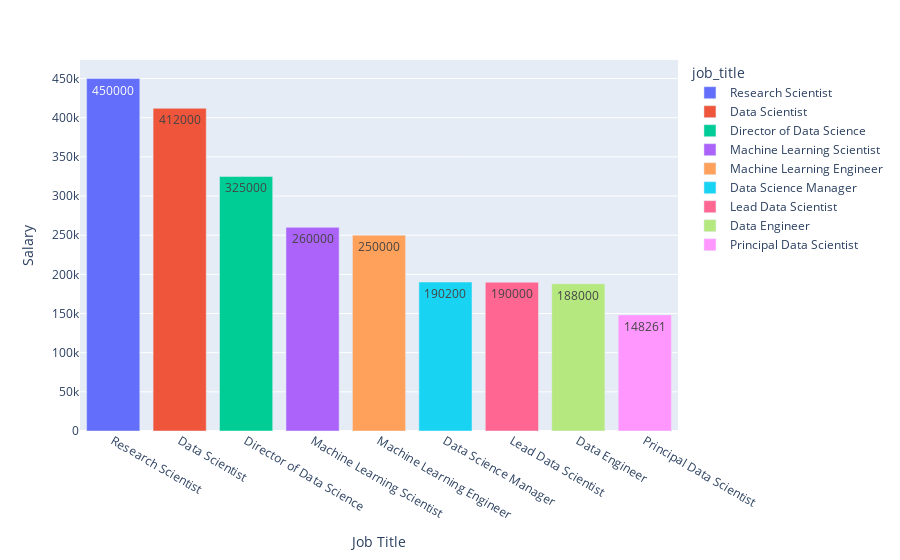

The cell this chart's notebook holds for it:
### Code cell
fig = px.bar(highest_2020.drop_duplicates(subset=["job_title"]), 
                            x="job_title", y="salary_in_usd", 
                            color="job_title", text="salary_in_usd").update_layout(xaxis_title="Job Title", yaxis_title="Salary")
fig

### Figure 1 — Plotly figure (JSON) as saved in the notebook; plotly's stock layout.template omitted (floating-point values rounded to 4 significant figures)
{"data": [{"alignmentgroup": "True", "hovertemplate": "job_title=%{x}<br>salary_in_usd=%{text}<extra></extra>", "legendgroup": "Research Scientist", "marker": {"color": "#636efa", "pattern": {"shape": ""}}, "name": "Research Scientist", "offsetgroup": "Research Scientist", "orientation": "v", "showlegend": true, "text": [450000], "textposition": "auto", "type": "bar", "x": ["Research Scientist"], "xaxis": "x", "y": [450000], "yaxis": "y"}, {"alignmentgroup": "True", "hovertemplate": "job_title=%{x}<br>salary_in_usd=%{text}<extra></extra>", "legendgroup": "Data Scientist", "marker": {"color": "#EF553B", "pattern": {"shape": ""}}, "name": "Data Scientist", "offsetgroup": "Data Scientist", "orientation": "v", "showlegend": true, "text": [412000], "textposition": "auto", "type": "bar", "x": ["Data Scientist"], "xaxis": "x", "y": [412000], "yaxis": "y"}, {"alignmentgroup": "True", "hovertemplate": "job_title=%{x}<br>salary_in_usd=%{text}<extra></extra>", "legendgroup": "Director of Data Science", "marker": {"color": "#00cc96", "pattern": {"shape": ""}}, "name": "Director of Data Science", "offsetgroup": "Director of Data Science", "orientation": "v", "showlegend": true, "text": [325000], "textposition": "auto", "type": "bar", "x": ["Director of Data Science"], "xaxis": "x", "y": [325000], "yaxis": "y"}, {"alignmentgroup": "True", "hovertemplate": "job_title=%{x}<br>salary_in_usd=%{text}<extra></extra>", "legendgroup": "Machine Learning Scientist", "marker": {"color": "#ab63fa", "pattern": {"shape": ""}}, "name": "Machine Learning Scientist", "offsetgroup": "Machine Learning Scientist", "orientation": "v", "showlegend": true, "text": [260000], "textposition": "auto", "type": "bar", "x": ["Machine Learning Scientist"], "xaxis": "x", "y": [260000], "yaxis": "y"}, {"alignmentgroup": "True", "hovertemplate": "job_title=%{x}<br>salary_in_usd=%{text}<extra></extra>", "legendgroup": "Machine Learning Engineer", "marker": {"color": "#FFA15A", "pattern": {"shape": ""}}, "name": "Machine Learning Engineer", "offsetgroup": "Machine Learning Engineer", "orientation": "v", "showlegend": true, "text": [250000], "textposition": "auto", "type": "bar", "x": ["Machine Learning Engineer"], "xaxis": "x", "y": [250000], "yaxis": "y"}, {"alignmentgroup": "True", "hovertemplate": "job_title=%{x}<br>salary_in_usd=%{text}<extra></extra>", "legendgroup": "Data Science Manager", "marker": {"color": "#19d3f3", "pattern": {"shape": ""}}, "name": "Data Science Manager", "offsetgroup": "Data Science Manager", "orientation": "v", "showlegend": true, "text": [190200], "textposition": "auto", "type": "bar", "x": ["Data Science Manager"], "xaxis": "x", "y": [190200], "yaxis": "y"}, {"alignmentgroup": "True", "hovertemplate": "job_title=%{x}<br>salary_in_usd=%{text}<extra></extra>", "legendgroup": "Lead Data Scientist", "marker": {"color": "#FF6692", "pattern": {"shape": ""}}, "name": "Lead Data Scientist", "offsetgroup": "Lead Data Scientist", "orientation": "v", "showlegend": true, "text": [190000], "textposition": "auto", "type": "bar", "x": ["Lead Data Scientist"], "xaxis": "x", "y": [190000], "yaxis": "y"}, {"alignmentgroup": "True", "hovertemplate": "job_title=%{x}<br>salary_in_usd=%{text}<extra></extra>", "legendgroup": "Data Engineer", "marker": {"color": "#B6E880", "pattern": {"shape": ""}}, "name": "Data Engineer", "offsetgroup": "Data Engineer", "orientation": "v", "showlegend": true, "text": [188000], "textposition": "auto", "type": "bar", "x": ["Data Engineer"], "xaxis": "x", "y": [188000], "yaxis": "y"}, {"alignmentgroup": "True", "hovertemplate": "job_title=%{x}<br>salary_in_usd=%{text}<extra></extra>", "legendgroup": "Principal Data Scientist", "marker": {"color": "#FF97FF", "pattern": {"shape": ""}}, "name": "Principal Data Scientist", "offsetgroup": "Principal Data Scientist", "orientation": "v", "showlegend": true, "text": [148261], "textposition": "auto", "type": "bar", "x": ["Principal Data Scientist"], "xaxis": "x", "y": [148261], "yaxis": "y"}], "layout": {"barmode": "relative", "legend": {"title": {"text": "job_title"}, "tracegroupgap": 0}, "margin": {"t": 60}, "xaxis": {"anchor": "y", "categoryarray": ["Research Scientist", "Data Scientist", "Director of Data Science", "Machine Learning Scientist", "Machine Learning Engineer", "Data Science Manager", "Lead Data Scientist", "Data Engineer", "Principal Data Scientist"], "categoryorder": "array", "domain": [0, 1], "title": {"text": "Job Title"}}, "yaxis": {"anchor": "x", "domain": [0, 1], "title": {"text": "Salary"}}}}
